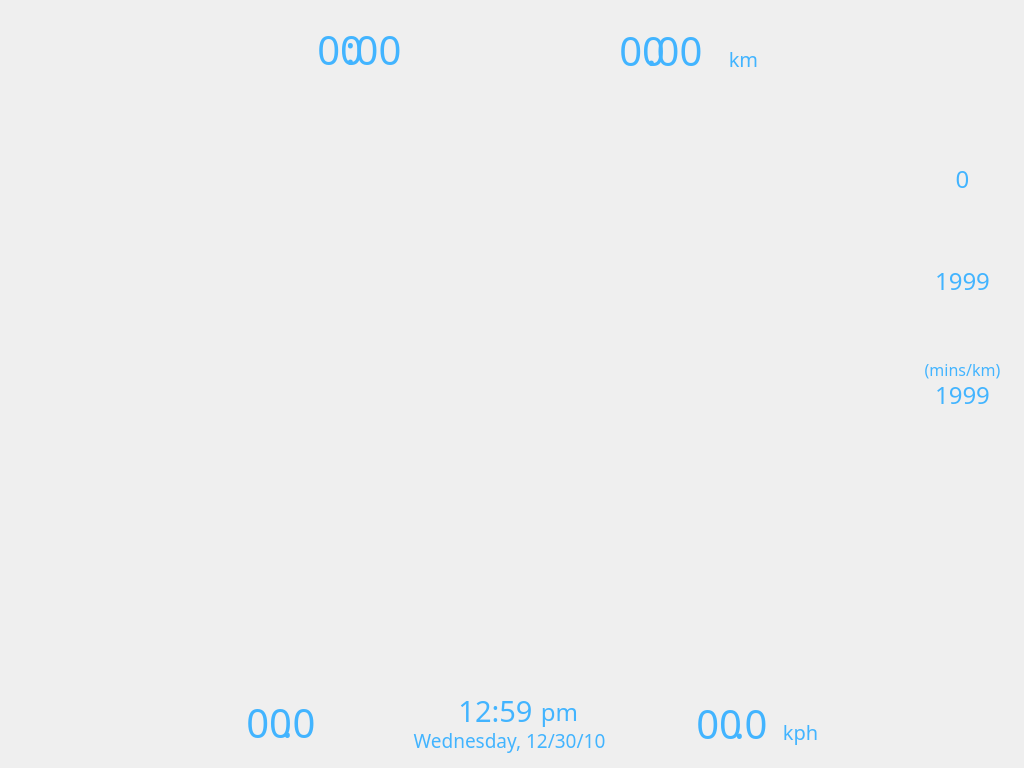
<?xml version="1.0" encoding="UTF-8"?>
<ui version="4.0">
 <class>MainScreen</class>
 <widget class="QWidget" name="MainScreen">
  <property name="geometry">
   <rect>
    <x>0</x>
    <y>0</y>
    <width>1024</width>
    <height>768</height>
   </rect>
  </property>
  <property name="windowTitle">
   <string>Form</string>
  </property>
  <property name="styleSheet">
   <string notr="true">QWidget{font-family: Tamworth Gothic}
QLabel{color: #42b4ff; }</string>
  </property>
  <widget class="QLabel" name="backgroundLabel">
   <property name="geometry">
    <rect>
     <x>0</x>
     <y>0</y>
     <width>1024</width>
     <height>768</height>
    </rect>
   </property>
   <property name="font">
    <font>
     <family>Tamworth Gothic</family>
     <weight>50</weight>
     <bold>false</bold>
    </font>
   </property>
   <property name="text">
    <string/>
   </property>
   <property name="pixmap">
    <pixmap resource="images.qrc">:/images/images/main_screen_background.png</pixmap>
   </property>
  </widget>
  <widget class="QLabel" name="elapsedTimeMinutesLabel">
   <property name="geometry">
    <rect>
     <x>270</x>
     <y>14</y>
     <width>93</width>
     <height>71</height>
    </rect>
   </property>
   <property name="font">
    <font>
     <family>Tamworth Gothic</family>
     <pointsize>30</pointsize>
     <weight>50</weight>
     <italic>false</italic>
     <bold>false</bold>
    </font>
   </property>
   <property name="layoutDirection">
    <enum>Qt::LeftToRight</enum>
   </property>
   <property name="text">
    <string>00</string>
   </property>
   <property name="alignment">
    <set>Qt::AlignRight|Qt::AlignTrailing|Qt::AlignVCenter</set>
   </property>
   <property name="margin">
    <number>9</number>
   </property>
  </widget>
  <widget class="QLabel" name="distanceIntegerLabel">
   <property name="geometry">
    <rect>
     <x>579</x>
     <y>10</y>
     <width>86</width>
     <height>81</height>
    </rect>
   </property>
   <property name="font">
    <font>
     <family>Tamworth Gothic</family>
     <pointsize>30</pointsize>
     <weight>50</weight>
     <italic>false</italic>
     <bold>false</bold>
    </font>
   </property>
   <property name="text">
    <string>00</string>
   </property>
   <property name="alignment">
    <set>Qt::AlignRight|Qt::AlignTrailing|Qt::AlignVCenter</set>
   </property>
   <property name="margin">
    <number>10</number>
   </property>
  </widget>
  <widget class="QLabel" name="caloriesLabel">
   <property name="geometry">
    <rect>
     <x>912</x>
     <y>260</y>
     <width>101</width>
     <height>41</height>
    </rect>
   </property>
   <property name="font">
    <font>
     <family>Tamworth Gothic</family>
     <pointsize>18</pointsize>
     <weight>50</weight>
     <bold>false</bold>
    </font>
   </property>
   <property name="text">
    <string>1999</string>
   </property>
   <property name="alignment">
    <set>Qt::AlignCenter</set>
   </property>
  </widget>
  <widget class="QLabel" name="heartRateLabel">
   <property name="geometry">
    <rect>
     <x>912</x>
     <y>158</y>
     <width>101</width>
     <height>41</height>
    </rect>
   </property>
   <property name="font">
    <font>
     <family>Tamworth Gothic</family>
     <pointsize>18</pointsize>
     <weight>50</weight>
     <bold>false</bold>
    </font>
   </property>
   <property name="text">
    <string>0</string>
   </property>
   <property name="alignment">
    <set>Qt::AlignCenter</set>
   </property>
  </widget>
  <widget class="QLabel" name="paceLabel">
   <property name="geometry">
    <rect>
     <x>912</x>
     <y>374</y>
     <width>101</width>
     <height>41</height>
    </rect>
   </property>
   <property name="font">
    <font>
     <family>Tamworth Gothic</family>
     <pointsize>18</pointsize>
     <weight>50</weight>
     <bold>false</bold>
    </font>
   </property>
   <property name="text">
    <string>1999</string>
   </property>
   <property name="alignment">
    <set>Qt::AlignCenter</set>
   </property>
  </widget>
  <widget class="QLabel" name="speedIntegerLabel">
   <property name="geometry">
    <rect>
     <x>664</x>
     <y>693</y>
     <width>78</width>
     <height>61</height>
    </rect>
   </property>
   <property name="font">
    <font>
     <family>Tamworth Gothic</family>
     <pointsize>30</pointsize>
     <weight>50</weight>
     <italic>false</italic>
     <bold>false</bold>
    </font>
   </property>
   <property name="text">
    <string>00</string>
   </property>
   <property name="alignment">
    <set>Qt::AlignRight|Qt::AlignTrailing|Qt::AlignVCenter</set>
   </property>
   <property name="margin">
    <number>5</number>
   </property>
  </widget>
  <widget class="QLabel" name="gradeIntegerLabel">
   <property name="geometry">
    <rect>
     <x>214</x>
     <y>692</y>
     <width>78</width>
     <height>61</height>
    </rect>
   </property>
   <property name="font">
    <font>
     <family>Tamworth Gothic</family>
     <pointsize>30</pointsize>
     <weight>50</weight>
     <italic>false</italic>
     <bold>false</bold>
    </font>
   </property>
   <property name="text">
    <string>00</string>
   </property>
   <property name="alignment">
    <set>Qt::AlignRight|Qt::AlignTrailing|Qt::AlignVCenter</set>
   </property>
   <property name="margin">
    <number>5</number>
   </property>
  </widget>
  <widget class="QLabel" name="timeLabel">
   <property name="geometry">
    <rect>
     <x>440</x>
     <y>690</y>
     <width>111</width>
     <height>41</height>
    </rect>
   </property>
   <property name="font">
    <font>
     <family>Tamworth Gothic</family>
     <pointsize>22</pointsize>
     <weight>50</weight>
     <italic>false</italic>
     <bold>false</bold>
    </font>
   </property>
   <property name="text">
    <string>12:59</string>
   </property>
   <property name="alignment">
    <set>Qt::AlignCenter</set>
   </property>
  </widget>
  <widget class="QLabel" name="ampmLabel">
   <property name="geometry">
    <rect>
     <x>504</x>
     <y>691</y>
     <width>111</width>
     <height>41</height>
    </rect>
   </property>
   <property name="font">
    <font>
     <family>Tamworth Gothic</family>
     <pointsize>18</pointsize>
     <weight>50</weight>
     <italic>false</italic>
     <bold>false</bold>
    </font>
   </property>
   <property name="text">
    <string>pm</string>
   </property>
   <property name="alignment">
    <set>Qt::AlignCenter</set>
   </property>
  </widget>
  <widget class="QLabel" name="dateLabel">
   <property name="geometry">
    <rect>
     <x>404</x>
     <y>720</y>
     <width>211</width>
     <height>41</height>
    </rect>
   </property>
   <property name="font">
    <font>
     <family>Tamworth Gothic</family>
     <pointsize>14</pointsize>
     <weight>50</weight>
     <italic>false</italic>
     <bold>false</bold>
    </font>
   </property>
   <property name="text">
    <string>Wednesday, 12/30/10</string>
   </property>
   <property name="alignment">
    <set>Qt::AlignCenter</set>
   </property>
  </widget>
  <widget class="QLabel" name="paceMetricLabel">
   <property name="geometry">
    <rect>
     <x>912</x>
     <y>359</y>
     <width>101</width>
     <height>21</height>
    </rect>
   </property>
   <property name="font">
    <font>
     <family>Tamworth Gothic</family>
     <pointsize>12</pointsize>
    </font>
   </property>
   <property name="text">
    <string>(mins/km)</string>
   </property>
   <property name="alignment">
    <set>Qt::AlignCenter</set>
   </property>
  </widget>
  <widget class="QLabel" name="speedMetricLabel">
   <property name="geometry">
    <rect>
     <x>770</x>
     <y>716</y>
     <width>61</width>
     <height>31</height>
    </rect>
   </property>
   <property name="font">
    <font>
     <family>Tamworth Gothic</family>
     <pointsize>15</pointsize>
    </font>
   </property>
   <property name="text">
    <string>kph</string>
   </property>
   <property name="alignment">
    <set>Qt::AlignCenter</set>
   </property>
  </widget>
  <widget class="QLabel" name="distanceMetricLabel">
   <property name="geometry">
    <rect>
     <x>713</x>
     <y>43</y>
     <width>61</width>
     <height>31</height>
    </rect>
   </property>
   <property name="font">
    <font>
     <family>Tamworth Gothic</family>
     <pointsize>15</pointsize>
    </font>
   </property>
   <property name="text">
    <string>km</string>
   </property>
   <property name="alignment">
    <set>Qt::AlignCenter</set>
   </property>
  </widget>
  <widget class="InvisibleButton" name="audioButton_invisibleButton" native="true">
   <property name="geometry">
    <rect>
     <x>910</x>
     <y>440</y>
     <width>101</width>
     <height>111</height>
    </rect>
   </property>
   <property name="styleSheet">
    <string notr="true">border: none;</string>
   </property>
   <property name="text" stdset="0">
    <string/>
   </property>
  </widget>
  <widget class="InvisibleButton" name="trails_invisibleButton" native="true">
   <property name="geometry">
    <rect>
     <x>10</x>
     <y>330</y>
     <width>101</width>
     <height>111</height>
    </rect>
   </property>
   <property name="styleSheet">
    <string notr="true">border: none;</string>
   </property>
   <property name="text" stdset="0">
    <string/>
   </property>
  </widget>
  <widget class="InvisibleButton" name="track_invisibleButton" native="true">
   <property name="geometry">
    <rect>
     <x>10</x>
     <y>100</y>
     <width>101</width>
     <height>111</height>
    </rect>
   </property>
   <property name="styleSheet">
    <string notr="true">border: none;</string>
   </property>
   <property name="text" stdset="0">
    <string/>
   </property>
  </widget>
  <widget class="InvisibleButton" name="tranquil_invisibleButton" native="true">
   <property name="geometry">
    <rect>
     <x>10</x>
     <y>440</y>
     <width>101</width>
     <height>111</height>
    </rect>
   </property>
   <property name="styleSheet">
    <string notr="true">border: none;</string>
   </property>
   <property name="text" stdset="0">
    <string/>
   </property>
  </widget>
  <widget class="InvisibleButton" name="web_invisibleButton" native="true">
   <property name="geometry">
    <rect>
     <x>10</x>
     <y>210</y>
     <width>101</width>
     <height>111</height>
    </rect>
   </property>
   <property name="styleSheet">
    <string notr="true">border: none;</string>
   </property>
   <property name="text" stdset="0">
    <string/>
   </property>
  </widget>
  <widget class="QLabel" name="elapsedTimeSecondsLabel">
   <property name="geometry">
    <rect>
     <x>345</x>
     <y>14</y>
     <width>96</width>
     <height>71</height>
    </rect>
   </property>
   <property name="font">
    <font>
     <family>Tamworth Gothic</family>
     <pointsize>30</pointsize>
     <weight>50</weight>
     <italic>false</italic>
     <bold>false</bold>
    </font>
   </property>
   <property name="layoutDirection">
    <enum>Qt::LeftToRight</enum>
   </property>
   <property name="text">
    <string>:00</string>
   </property>
   <property name="alignment">
    <set>Qt::AlignLeading|Qt::AlignLeft|Qt::AlignVCenter</set>
   </property>
   <property name="margin">
    <number>9</number>
   </property>
  </widget>
  <widget class="QLabel" name="speedDecimalLabel">
   <property name="geometry">
    <rect>
     <x>734</x>
     <y>693</y>
     <width>53</width>
     <height>61</height>
    </rect>
   </property>
   <property name="font">
    <font>
     <family>Tamworth Gothic</family>
     <pointsize>30</pointsize>
     <weight>50</weight>
     <italic>false</italic>
     <bold>false</bold>
    </font>
   </property>
   <property name="text">
    <string>.0</string>
   </property>
   <property name="alignment">
    <set>Qt::AlignLeading|Qt::AlignLeft|Qt::AlignVCenter</set>
   </property>
   <property name="margin">
    <number>5</number>
   </property>
  </widget>
  <widget class="QLabel" name="gradeDecimalLabel">
   <property name="geometry">
    <rect>
     <x>282</x>
     <y>692</y>
     <width>53</width>
     <height>61</height>
    </rect>
   </property>
   <property name="font">
    <font>
     <family>Tamworth Gothic</family>
     <pointsize>30</pointsize>
     <weight>50</weight>
     <italic>false</italic>
     <bold>false</bold>
    </font>
   </property>
   <property name="text">
    <string>.0</string>
   </property>
   <property name="alignment">
    <set>Qt::AlignLeading|Qt::AlignLeft|Qt::AlignVCenter</set>
   </property>
   <property name="margin">
    <number>5</number>
   </property>
  </widget>
  <widget class="QLabel" name="distanceDecimalLabel">
   <property name="geometry">
    <rect>
     <x>646</x>
     <y>10</y>
     <width>95</width>
     <height>81</height>
    </rect>
   </property>
   <property name="font">
    <font>
     <family>Tamworth Gothic</family>
     <pointsize>30</pointsize>
     <weight>50</weight>
     <italic>false</italic>
     <bold>false</bold>
    </font>
   </property>
   <property name="text">
    <string>.00</string>
   </property>
   <property name="alignment">
    <set>Qt::AlignLeading|Qt::AlignLeft|Qt::AlignVCenter</set>
   </property>
   <property name="margin">
    <number>10</number>
   </property>
  </widget>
  <widget class="QLabel" name="wheelchairDudeImage">
   <property name="geometry">
    <rect>
     <x>828</x>
     <y>605</y>
     <width>54</width>
     <height>54</height>
    </rect>
   </property>
   <property name="text">
    <string/>
   </property>
   <property name="pixmap">
    <pixmap resource="images.qrc">:/images/images/Wheelchair Mode - (Not Active).png</pixmap>
   </property>
  </widget>
  <widget class="InvisibleButton" name="wheelchairDude_invisibleButton" native="true">
   <property name="geometry">
    <rect>
     <x>818</x>
     <y>595</y>
     <width>71</width>
     <height>71</height>
    </rect>
   </property>
   <property name="styleSheet">
    <string notr="true">border: none;</string>
   </property>
   <property name="text" stdset="0">
    <string/>
   </property>
  </widget>
 </widget>
 <customwidgets>
  <customwidget>
   <class>InvisibleButton</class>
   <extends>QWidget</extends>
   <header>invisiblebutton.h</header>
  </customwidget>
 </customwidgets>
 <resources>
  <include location="images.qrc"/>
 </resources>
 <connections/>
</ui>
